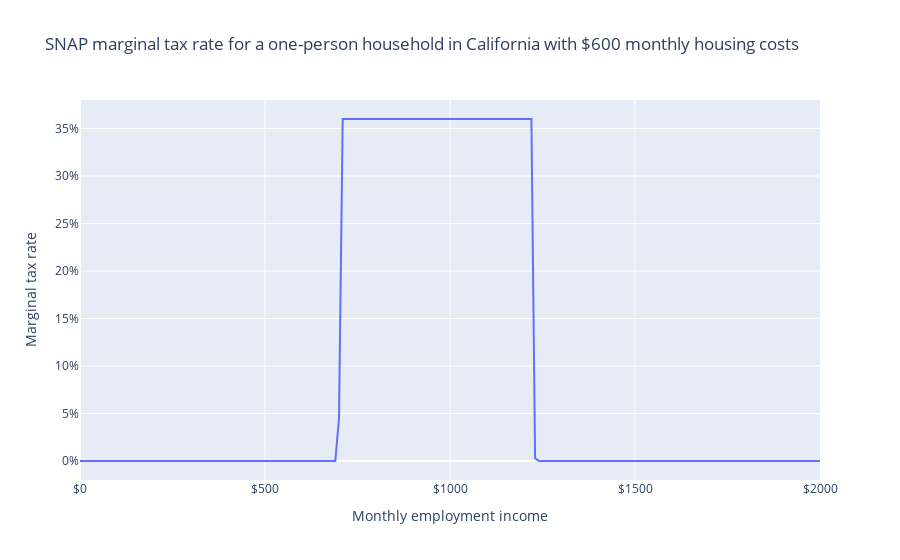

The notebook cell saved with this chart:
### Markdown cell above
We can also view their marginal tax rate from the program, revealing that SNAP phases out at 36 cents on the dollar through the phase-out region.

### Code cell
fig = px.line(df, "employment_income", "mtr", labels=LABELS,
    title="SNAP marginal tax rate for a one-person household in California with $600 monthly housing costs")
fig.update_layout(xaxis_tickformat="$", yaxis_tickformat=".0%")
fig.show()

### Figure 1 — Plotly figure (JSON) as saved in the notebook; plotly's stock layout.template omitted (floating-point values rounded to 4 significant figures; data arrays with more than 128 entries replaced by an {"elided": "..."} marker saying what was removed)
{"data": [{"hovertemplate": "Monthly employment income=%{x}<br>Marginal tax rate=%{y}<extra></extra>", "legendgroup": "", "line": {"color": "#636efa", "dash": "solid"}, "marker": {"symbol": "circle"}, "mode": "lines", "name": "", "orientation": "v", "showlegend": false, "type": "scatter", "x": {"elided": "201 int values"}, "xaxis": "x", "y": {"elided": "201 float values"}, "yaxis": "y"}], "layout": {"autosize": true, "legend": {"tracegroupgap": 0}, "title": {"text": "SNAP marginal tax rate for a one-person household in California with $600 monthly housing costs"}, "xaxis": {"anchor": "y", "autorange": true, "domain": [0, 1], "range": [0, 2000], "tickformat": "$", "title": {"text": "Monthly employment income"}, "type": "linear"}, "yaxis": {"anchor": "x", "autorange": true, "domain": [0, 1], "range": [-0.02, 0.38], "tickformat": ".0%", "title": {"text": "Marginal tax rate"}, "type": "linear"}}}
